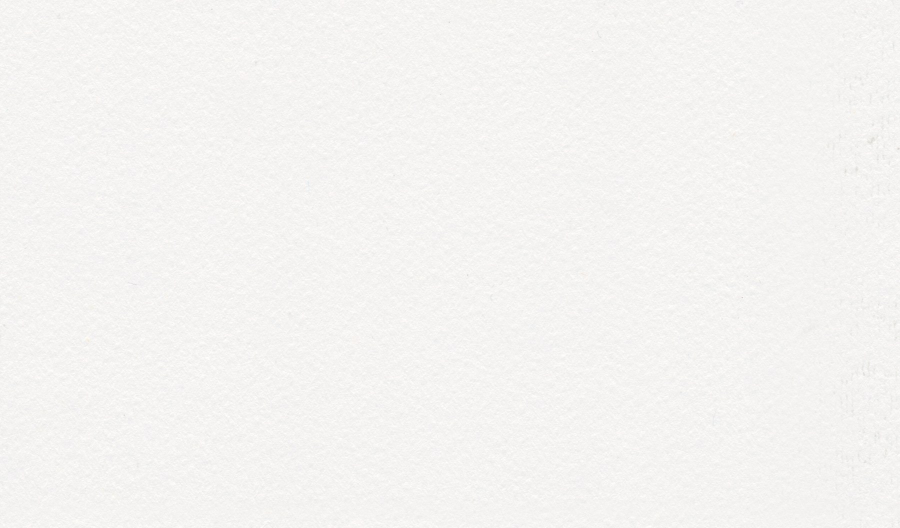
#> input picture documentary/june12/textures/Paper001.jpg, 1800 x 1056 px (shown at 1/2 size)
$ python -i engine12.py   (imports and definitions only)
#> lines starting #> are read from the running program, lines starting #| are printed output that depends on the picture
"""JUNE 12 picture engine: everything on screen is a real photo, real footage, or a real object
(photo prints and newspapers on a wooden desk, typewriter pages, rubber stamps, a result sheet).

usage (from documentary/):  python3 june12/engine12.py BUILD_DIR OUT.mp4 [start_sec end_sec]
"""
import hashlib, json, math, os, subprocess, sys, zlib
from multiprocessing import Pool
import numpy as np
from PIL import Image, ImageDraw, ImageFilter, ImageFont, ImageOps, ImageEnhance

HERE = os.path.dirname(os.path.abspath(__file__))
sys.path.insert(0, HERE)
import importlib
S = importlib.import_module(os.environ.get("J12_SCRIPT", "script12")).S
NOSUBS = bool(os.environ.get("NOSUBS"))
SHORT = bool(os.environ.get("SHORT12"))

OW, OH, FPS = 1280, 720, 30
BW, BH = 1600, 900            # working canvas for every shot (room for camera moves)
XF_SHOT, XF_SCENE = 1.0, 1.2
LEAD = 0.55
TEX = os.path.join(HERE, "textures")
FONTS = os.path.join(HERE, "fonts")
INTER = "/usr/share/fonts/opentype/inter/Inter-{}.otf"
GOLD, CREAM, INK, RED = (214, 172, 84), (244, 236, 220), (28, 26, 30), (176, 28, 30)


# [8 lines left out: function font, not called in this run]


TYPE = lambda s: font("SpecialElite-Regular.ttf", s)
SERIF = lambda s, v="Bold": font("PlayfairDisplay-VF.ttf", s, v)
STAMP = lambda s: font("Oswald-VF.ttf", s, "Bold")
SANS = lambda s, w="SemiBold": font(INTER.format(w), s)

# words heard in the archive clips (relative to the clip's in-point)
CLIPSUBS = {
    "c0_ibb": [(0.15, 4.4, "It is true that the presidential election was generally seen"),
               (4.4, 8.4, "to be free, fair and peaceful.")],
    "c4_ibb": [(0.2, 4.4, "However, there was in fact a huge array of electoral malpractices"),
               (4.4, 9.0, "virtually in all the states of the Federation before the actual voting began.")],
    "c4_mko": [(0.2, 4.6, "In view of all this, I have found the conclusion unfortunate"),
               (4.6, 11.0, "but inescapable, that the federal government is guilty of bad faith, pure and simple."),
               (11.5, 17.2, "No one has accused me of any offence against any known electoral law or regulation."),
               (17.5, 21.8, "The people of this country went to the polls on Saturday, June 12, 1993,"),
               (21.8, 25.7, "and without let or hindrance, chose me as their president.")],
    "c7_burial": [(0.3, 5.4, "After four years in detention, Chief MKO Abiola finally came home on Saturday."),
                  (5.8, 10.8, "But instead of the hero's welcome his supporters had hoped to give him when this day arrived,"),
                  (11.0, 14.9, "Chief Abiola was making this final journey in a coffin."),
                  (15.2, 22.1, "It was an emotional moment for his family and the small crowd of followers who were waiting to receive the body in the early morning."),
                  (22.4, 24.6, "For some, it was just too much.")],
}


def smooth(x):
    x = min(max(x, 0.0), 1.0)
    return x * x * (3 - 2 * x)


def ease_out(x):
    x = min(max(x, 0.0), 1.0)
    return 1 - (1 - x) ** 3


# ------------------------------------------------------------------ timeline
# [8 lines left out: function at_time, not called in this run]


def build(timing_path):
#> called with timing_path = './timing.json'
    timing = json.load(open(timing_path)) if os.path.exists(timing_path) else {}
    out, t = [], 0.0
    for sc in S:
        e = dict(sc)
        if sc.get("clip"):
            e["dur"] = sc["clip"][2] - sc["clip"][1]
            xf = 0.8
        elif sc.get("logo"):
            e["dur"], xf = 6.2, XF_SCENE
        elif sc.get("card"):
            e["dur"], xf = 3.4, XF_SCENE
        else:
            v = timing.get(sc["id"])
            vd = v["dur"] if v else 3.0
            e["dur"] = LEAD + vd + sc.get("hold", 0.9)
            e["voice_at"] = LEAD
            e["subs"] = [[LEAD + a, LEAD + b, s] for a, b, s in (v["subs"] if v else [])]
            e["sents"] = [[LEAD + a, LEAD + b] for a, b in (v["sents"] if v else [[0, vd]])]
            xf = sc.get("xf", XF_SCENE)
        e["start"] = max(0.0, t - (xf if out else 0.0))
        e["xf"] = xf if out else 0.0
        e["end"] = e["start"] + e["dur"]
        if sc.get("clip"):
            e["subs"] = [[a, b, s] for a, b, s in CLIPSUBS.get(sc["id"], [])]
        shots = []
        for k, sh in enumerate(sc.get("shots") or []):
            s0 = 0.0 if k == 0 else max(0.0, at_time(sh["at"], e["sents"]) - 0.2)
            shots.append(dict(sh, t0=s0))
        for k, sh in enumerate(shots):
            sh["t1"] = shots[k + 1]["t0"] if k + 1 < len(shots) else e["dur"]
            if sh["kind"] == "typed":  # line appearance times
                lines = [l if isinstance(l, tuple) else (l, None) for l in sh["lines"]]
                tl, cur = [], sh["t0"] + 0.35
                for txt, a in lines:
                    if a is not None:
                        cur = max(cur, at_time(a, e["sents"]) - 0.1, sh["t0"] + 0.35)
                    cps = 11.0 if sh.get("big") else 19.0
                    body = txt.lstrip("~!")
                    dur = 0.18 if txt.startswith("!") else len(body) / cps
                    tl.append(dict(text=body, strike=txt.startswith("~"), stamp=txt.startswith("!"), t=cur, d=dur))
                    cur += dur + (0.1 if txt else 0.0)
                sh["tl"] = tl
        e["shots"] = shots
        out.append(e)
        t = e["end"]
    return out, t


# ------------------------------------------------------------------ material: desk, prints, papers
_cache = {}


# [334 lines left out: functions desk, grade, shadowed, as_print, place_on_desk, prep_photo and 10 more, not called in this run]


def plate_path(build, key):
    return os.path.join(build, "plates", hashlib.md5(key.encode()).hexdigest()[:16] + ".png")


# [85 lines left out: functions cached, focus_of, prep_shot, shot_frame, not called in this run]


def type_layer_abs(sh, lt, e):
    # typed-line times are scene-relative; lt is shot-relative
    return type_layer(sh, lt + sh["t0"], e["id"])


def frames_dir(build, file, a, b):
    d = os.path.join(build, "clips", hashlib.md5(f"{file}|{a}|{b}".encode()).hexdigest()[:12])
    return d


# [38 lines left out: functions extract, footage_frame, text_ov, blend, not called in this run]


SHOW = [("nineteen thirty-seven", "1937"), ("nineteen eighty-five", "1985"), ("nineteen eighty-eight", "1988"),
        ("nineteen ninety-two", "1992"), ("nineteen ninety-three", "1993"), ("nineteen ninety-four", "1994"),
        ("nineteen ninety-six", "1996"), ("nineteen ninety-seven", "1997"), ("nineteen ninety-eight", "1998"),
        ("nineteen ninety-nine", "1999"), ("nineteen-eighties", "1980s"), ("twenty twelve", "2012"),
        ("twenty thirteen", "2013"), ("twenty eighteen", "2018"), ("twenty twenty-five", "2025"),
        ("Fourteen million", "14 million"), ("fourteen million", "14 million"), ("twenty-third", "23rd"), ("twenty-two", "22"), ("twenty-three", "23"),
        ("nineteen of thirty", "19 of 30"), ("thirty-two", "32"), ("twenty-five", "25"), ("fifty-four", "54"),
        ("sixty-three", "63"), ("forty-one", "41"), ("a hundred and twenty-one", "121"), ("twenty-one", "21"),
        ("twenty-four", "24"), ("nineteen eighty", "1980"), ("sixty", "60")]


# [52 lines left out: functions show, sub_ov, label_ov, archive_tag, not called in this run]


# ------------------------------------------------------------------ frame assembly
BUILD = sys.argv[1] if len(sys.argv) > 1 else "."
TL, TOTAL = build(os.path.join(BUILD, "timing.json"))


# [52 lines left out: functions lower_gradient, scene_frame, grain, not called in this run]


def frame_at(i):
    t = i / FPS
    act = [e for e in TL if e["start"] <= t < e["end"]] or [TL[-1]]
    cur = act[-1]
    lt = t - cur["start"]
    f = scene_frame(cur, lt)
    if len(act) > 1 and lt < cur["xf"]:
        prev = act[-2]
        w = smooth(lt / cur["xf"])
        f = scene_frame(prev, t - prev["start"]) * (1 - w) + f * w
    if cur.get("logo") and lt < 0.6:
        pass
    # subtitles (current scene, or the outgoing one during a dissolve)
    for e in ([] if NOSUBS else act):
        el = t - e["start"]
        for a0, a1, s in e.get("subs") or []:
            if a0 - 0.08 <= el <= a1 + 0.02:
                so = sub_ov(s)
                al = smooth((el - a0 + 0.08) / 0.1) * (1 - smooth((el - a1 + 0.08) / 0.1))
                blend(f, so, OW / 2 - so.shape[1] / 2, OH - so.shape[0] - 26, al)
    g, vig = grain()
    f = f * vig + g[(i // 2) % len(g)]
    # fade in at the very start, out at the very end
    if not SHORT:
        f *= smooth(t / 0.8) * smooth((TOTAL - t) / 1.5)
    return np.clip(f, 0, 255).astype(np.uint8).tobytes()


# [33 lines left out: functions warm, main, not called in this run]


# [2 lines not run here, left out]

>>> import cv2
>>> picture = cv2.imread('textures/Paper001.jpg', cv2.IMREAD_GRAYSCALE)
#> picture: shape (1056, 1800); min 193, max 255, mean 243.5
>>> result = frame_at(picture)
#> in frame_at, `t = i / FPS`:
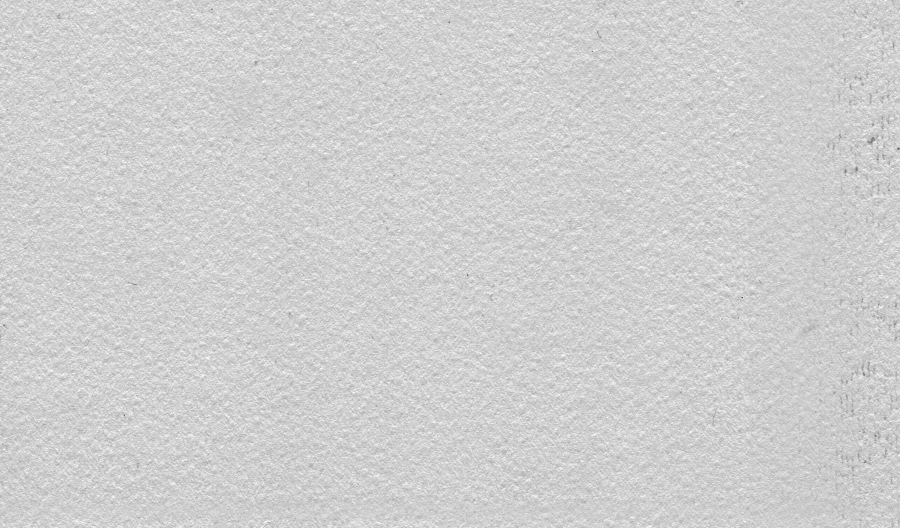
#> t: shape (1056, 1800) float64 (shown at 1/2 size); min 6.43, max 8.5, mean 8.12; drawn with min black and max white
#> (the run stopped early here; a loop or call above may not have finished)
